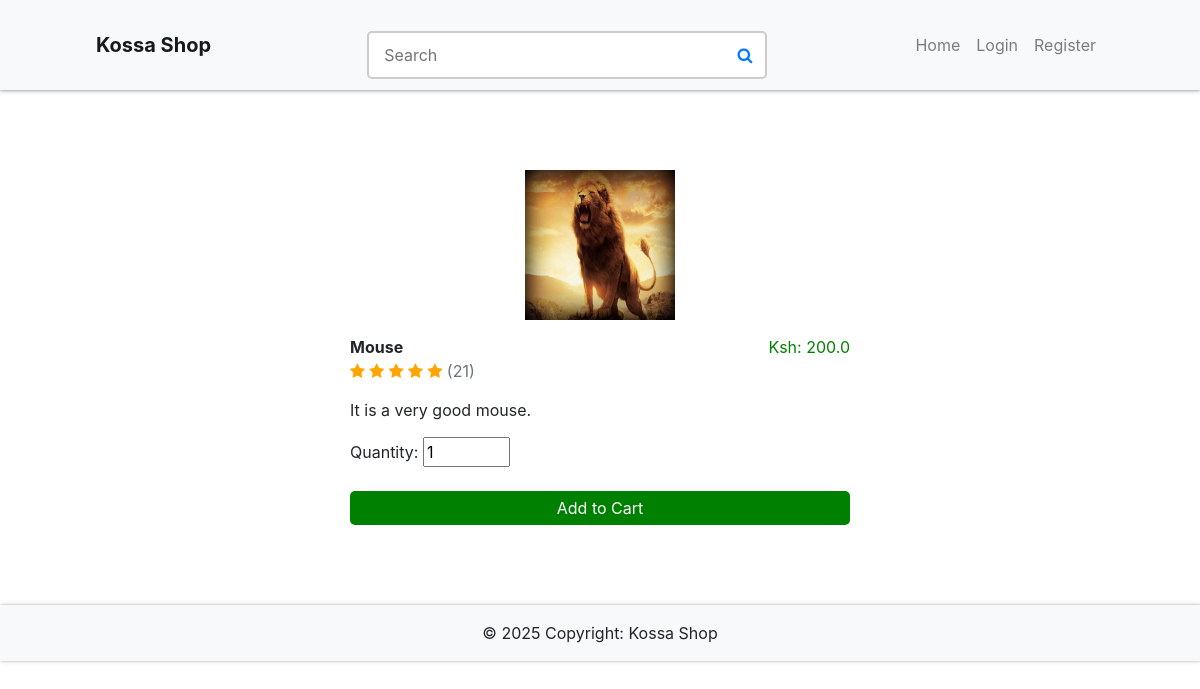
Screenshot of /item/9 with the database file from the repository.
### app/db_models.py (models this page shows)
class Item(db.Model):
    __tablename__ = "items"
    id = db.Column(db.Integer, primary_key=True)
    name = db.Column(db.String(100), nullable=False)
    price = db.Column(db.Float, nullable=False)
    category = db.Column(db.Text, nullable=False)
    image = db.Column(db.String(250), nullable=False)
    details = db.Column(db.String(250), nullable=False)
    price_id = db.Column(db.String(250), nullable=False)
    orders = db.relationship("Ordered_item", backref="item")
    in_cart = db.relationship("Cart", backref="item")

### app/__init__.py (the view)
@app.route('/item/<int:id>')
def item(id):
	item = Item.query.get(id)
	return render_template('item.html', item=item)

### app/__init__.py (called while the page is built)
@app.context_processor
def inject_now():
	return {'now': datetime.utcnow()}

### app/templates/item.html (shortened to what this page needs)
{% extends "base.html" %}
{% block content %}
			<div class="item-display">
				<div class="img-wrapper">
					<img src="{{ item.image }}" class="pic">
				</div>
				<b>{{ item.name }}</b>
				<span class="right-item">Ksh: {{ item.price }}</span><br>
                <i class="fa fa-star checked"></i>
                <i class="fa fa-star checked"></i>
                <i class="fa fa-star checked"></i>
                <i class="fa fa-star checked"></i>
                <i class="fa fa-star checked"></i>
                <span class="text-muted" >({{ range(1, 51) | random }})</span>
                <div class="details">{{ item.details | safe }}</div>
                <form action="{{ url_for('add_to_cart', id=item.id) }}" method="POST">
                    Quantity:
                    <input type="number" value="1" name="quantity" min="1" max="50" onkeyup="if(this.value > 50) this.value=50;" required>
                    <br><br>
					<input type="submit" class="add-to-cart" value="Add to Cart" name="add">
                </form>
			</div>
{% endblock %}

### app/static/styles.css (style rules this page uses)
html { scroll-behavior: smooth; }
.item-display { margin: 0 auto; max-width: 500px; }
.add-to-cart { background-color: green; }
.add-to-cart, .remove-from-cart { width: 100%; border: none; color: white; padding: 5px; border-radius: 5px; cursor: pointer; }
.pic { width:150px; height: 150px; }
.img-wrapper { display: flex; justify-content: center; margin-bottom: 15px; }
.right-item { float:right; color:green; }
.details { padding: 15px 0; }
.checked { color: orange; }

### rows the page displays
Item: image (picture), name "Mouse", price "200.0", details "It is a very good mouse."
